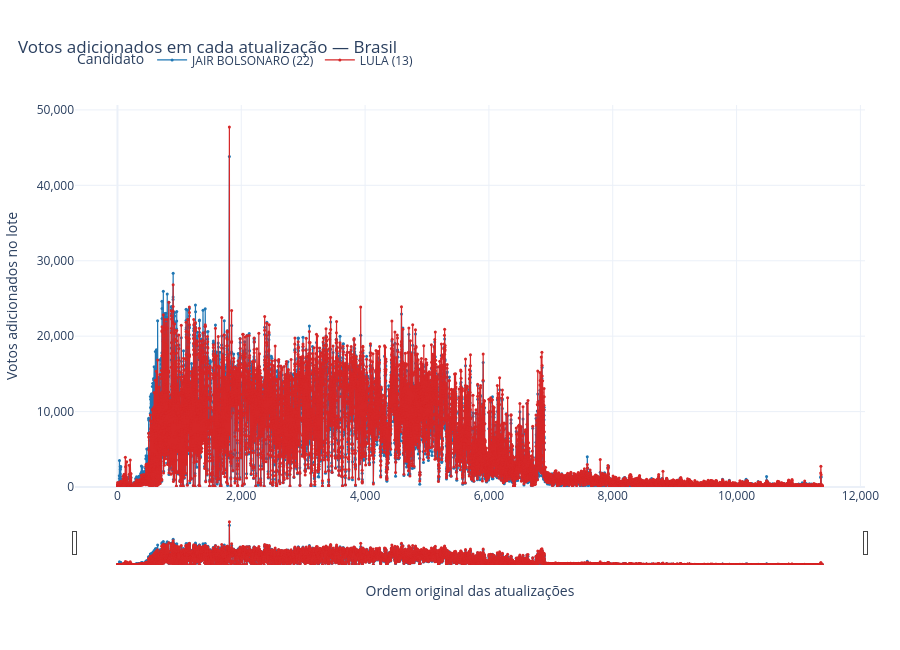

Notebook source saved alongside this figure:
### Markdown cell above
## Votos adicionados em cada atualização

Este gráfico mostra o tamanho de cada lote na mesma ordem do replay. Ele ajuda a
investigar se mudanças de porcentagem coincidem com lotes maiores ou menores.

### Code cell
fig = go.Figure()
for candidato in incrementos.columns:
    detalhes = pd.concat(
        [acumulado[candidato], participacao[candidato]],
        axis=1,
    ).to_numpy()
    fig.add_trace(go.Scatter(
        x=ordem_atualizacao,
        y=incrementos[candidato],
        text=horarios_texto,
        customdata=detalhes,
        name=candidato,
        mode="lines+markers",
        line={"width": 1.2, "color": cores.get(candidato)},
        marker={"size": 3, "color": cores.get(candidato)},
        hovertemplate=(
            "<b>%{fullData.name}</b><br>"
            "Atualização: %{x:,.0f}<br>"
            "Horário: %{text}<br>"
            "Votos neste lote: +%{y:,.0f}<br>"
            "Quantidade acumulada: %{customdata[0]:,.0f} votos<br>"
            "Percentual dos válidos: %{customdata[1]:.4f}%"
            "<extra></extra>"
        ),
    ))

configurar_replay(
    fig,
    f"Votos adicionados em cada atualização — {local}",
    "Votos adicionados no lote",
)
fig.update_yaxes(tickformat=",.0f")
fig.show(config=CONFIG_GRAFICO)

### Figure 1 — Plotly figure (JSON) as saved in the notebook; plotly's stock layout.template omitted (floating-point values rounded to 4 significant figures; data arrays with more than 128 entries replaced by an {"elided": "..."} marker saying what was removed)
{"data": [{"customdata": {"elided": "11388x2 float values"}, "hovertemplate": "<b>%{fullData.name}</b><br>Atualização: %{x:,.0f}<br>Horário: %{text}<br>Votos neste lote: +%{y:,.0f}<br>Quantidade acumulada: %{customdata[0]:,.0f} votos<br>Percentual dos válidos: %{customdata[1]:.4f}%<extra></extra>", "line": {"color": "#1F77B4", "width": 1.2}, "marker": {"color": "#1F77B4", "size": 3}, "mode": "lines+markers", "name": "JAIR BOLSONARO (22)", "text": {"elided": "11388 str values"}, "type": "scatter", "x": {"elided": "11388 int values"}, "y": {"elided": "11388 float values"}}, {"customdata": {"elided": "11388x2 float values"}, "hovertemplate": "<b>%{fullData.name}</b><br>Atualização: %{x:,.0f}<br>Horário: %{text}<br>Votos neste lote: +%{y:,.0f}<br>Quantidade acumulada: %{customdata[0]:,.0f} votos<br>Percentual dos válidos: %{customdata[1]:.4f}%<extra></extra>", "line": {"color": "#D62728", "width": 1.2}, "marker": {"color": "#D62728", "size": 3}, "mode": "lines+markers", "name": "LULA (13)", "text": {"elided": "11388 str values"}, "type": "scatter", "x": {"elided": "11388 int values"}, "y": {"elided": "11388 float values"}}], "layout": {"dragmode": "zoom", "height": 650, "hoverdistance": 30, "hovermode": "closest", "legend": {"orientation": "h", "title": {"text": "Candidato"}, "y": 1.08}, "margin": {"b": 85, "l": 75, "r": 35, "t": 105}, "spikedistance": -1, "title": {"text": "Votos adicionados em cada atualização — Brasil", "x": 0.02, "xanchor": "left"}, "xaxis": {"rangeslider": {"thickness": 0.1, "visible": true}, "showspikes": true, "spikemode": "across", "spikesnap": "data", "tickformat": ",d", "title": {"text": "Ordem original das atualizações"}, "type": "linear"}, "yaxis": {"rangemode": "tozero", "separatethousands": true, "showspikes": true, "spikemode": "across", "spikesnap": "data", "tickformat": ",.0f", "title": {"text": "Votos adicionados no lote"}}}}
